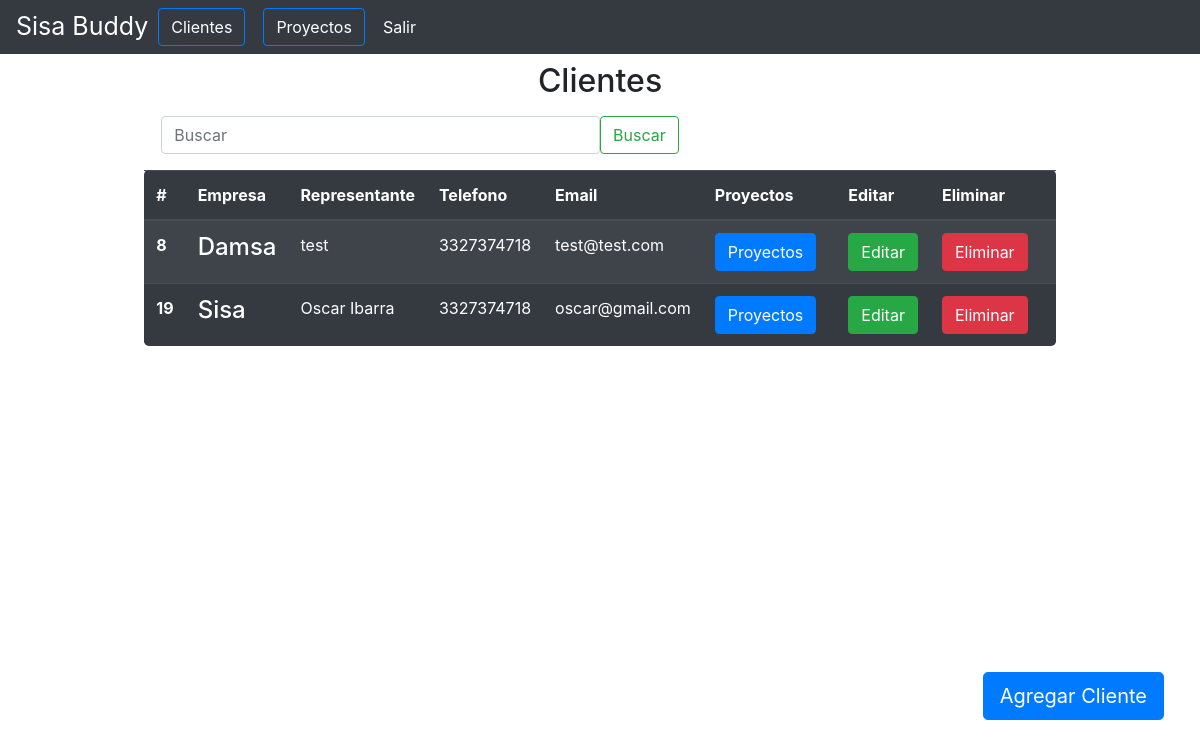
The app's page /clientes/ (signed in) with its own data.
### Customer/models.py (models this page shows, shortened)
class Customer(models.Model):
    name_bussines = models.CharField(("Empresa"), blank=False, max_length=15)
    representative = models.CharField(("Representante"), max_length=50)
    phone = models.CharField(("Telefono"), max_length=15)
    email = models.EmailField(max_length=200)
    slug = models.SlugField(("Slug"))
    created_at = models.DateField(auto_now=True, auto_now_add=False)

### Customer/views.py (the view)
# urls.py: path('', AllCustomersView.as_view(), name="customers"),
class AllCustomersView(LoginRequiredMixin, ListView):
    login_url = '/login'
    model = Customer
    template_name ="customer_list.html"
    def get_context_data(self, **kwargs):
        context = super().get_context_data(**kwargs)
        return context

### Customer/templates/customer_list.html (shortened to what this page needs)
{% extends "base.html" %}
{% block content %}
<div class="">
    <p class="h2 text-center mt-2">Clientes</p>
    {% include 'search.html' %}
    <table class="table table-dark table-striped table-hover rounded-lg  mx-auto w-75">
        <thead>
            <tr>
                <th scope="col">#</th>
                <th scope="col">Empresa</th>
                <th scope="col">Representante</th>
                <th scope="col">Telefono</th>
                <th scope="col">Email</th>
                <th scope="col">Proyectos</th>
                <th scope="col">Editar</th>
                <th scope="col">Eliminar</th>
            </tr>
        </thead>
        <tbody>
            {% for customer in customer_list %}
            <tr>
                <th scope="row">{{customer.pk}}</th>
                <td><h4>{{customer.name_bussines}}</h4></td>
                <td>{{customer.representative}}</td>
                <td>{{customer.phone}}</td>
                <td>{{customer.email}}</td>
                <td><a href="{% url 'index' %}" class="btn btn-primary mr-2">Proyectos</a>
                    <td><a href="{% url 'edit_customers' customer.slug %}" class="btn btn-success">Editar</a></td>
                    </td>
                    <td><a href="{% url 'delete_customers' customer.slug %}" class="mr-3 btn btn-danger">Eliminar</a></td>
            </tr>
            {% endfor%}
        </tbody>
    </table>
    <div class="btn-project"><a class="btn btn-primary btn-lg" href="{% url 'create_customers'%}">Agregar Cliente</a>
    </div>
</div>
{% endblock  %}

### templates/base.html (style rules this page uses)
.btn-project { position: fixed; right: 3%; bottom: 10%; }

### records on screen
Customer: pk "8", name_bussines "Damsa", representative "test", phone "3327374718", email "test@test.com"
Customer: pk "19", name_bussines "Sisa", representative "Oscar Ibarra", phone "3327374718", email "oscar@gmail.com"
